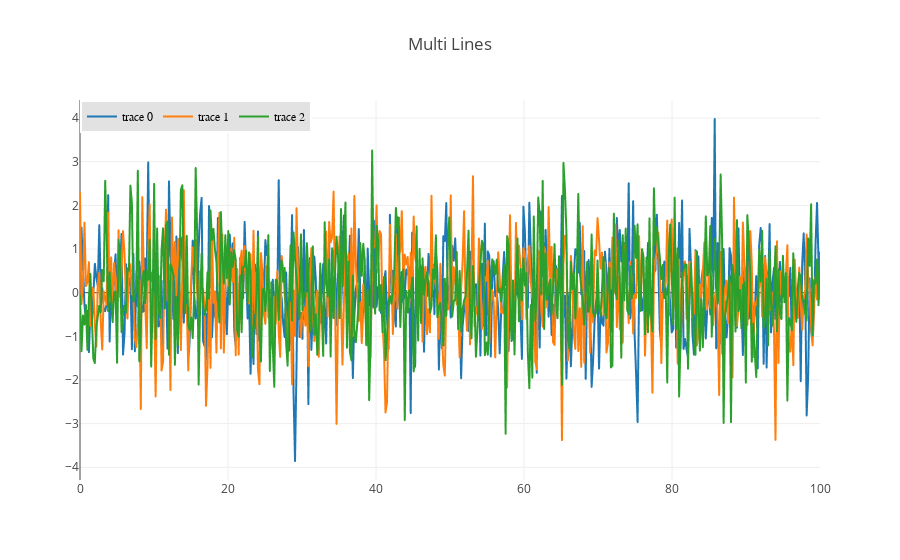

The notebook cell this image was saved under:
### Code cell
iplot(fig)

### Figure 1 — Plotly figure (JSON) as saved in the notebook; plotly's stock layout.template omitted (floating-point values rounded to 4 significant figures; data arrays with more than 128 entries replaced by an {"elided": "..."} marker saying what was removed)
{"data": [{"type": "scattergl", "uid": "141f026a-b858-4748-8065-c1c6390c7d7e", "x": {"elided": "500 float values"}, "y": {"elided": "500 float values"}}, {"type": "scattergl", "uid": "8d149d7b-cdcd-4af2-b112-e69e948b7e6f", "x": {"elided": "500 float values"}, "y": {"elided": "500 float values"}}, {"type": "scattergl", "uid": "2f269d9b-b428-41a4-8977-d8ad81ad993a", "x": {"elided": "500 float values"}, "y": {"elided": "500 float values"}}], "layout": {"legend": {"bgcolor": "#E2E2E2", "bordercolor": "#FFFFFF", "borderwidth": 2, "font": {"color": "#000", "family": "sans-serif", "size": 12}, "orientation": "h", "traceorder": "normal", "x": 0, "y": 1}, "title": {"text": "Multi Lines"}}}
